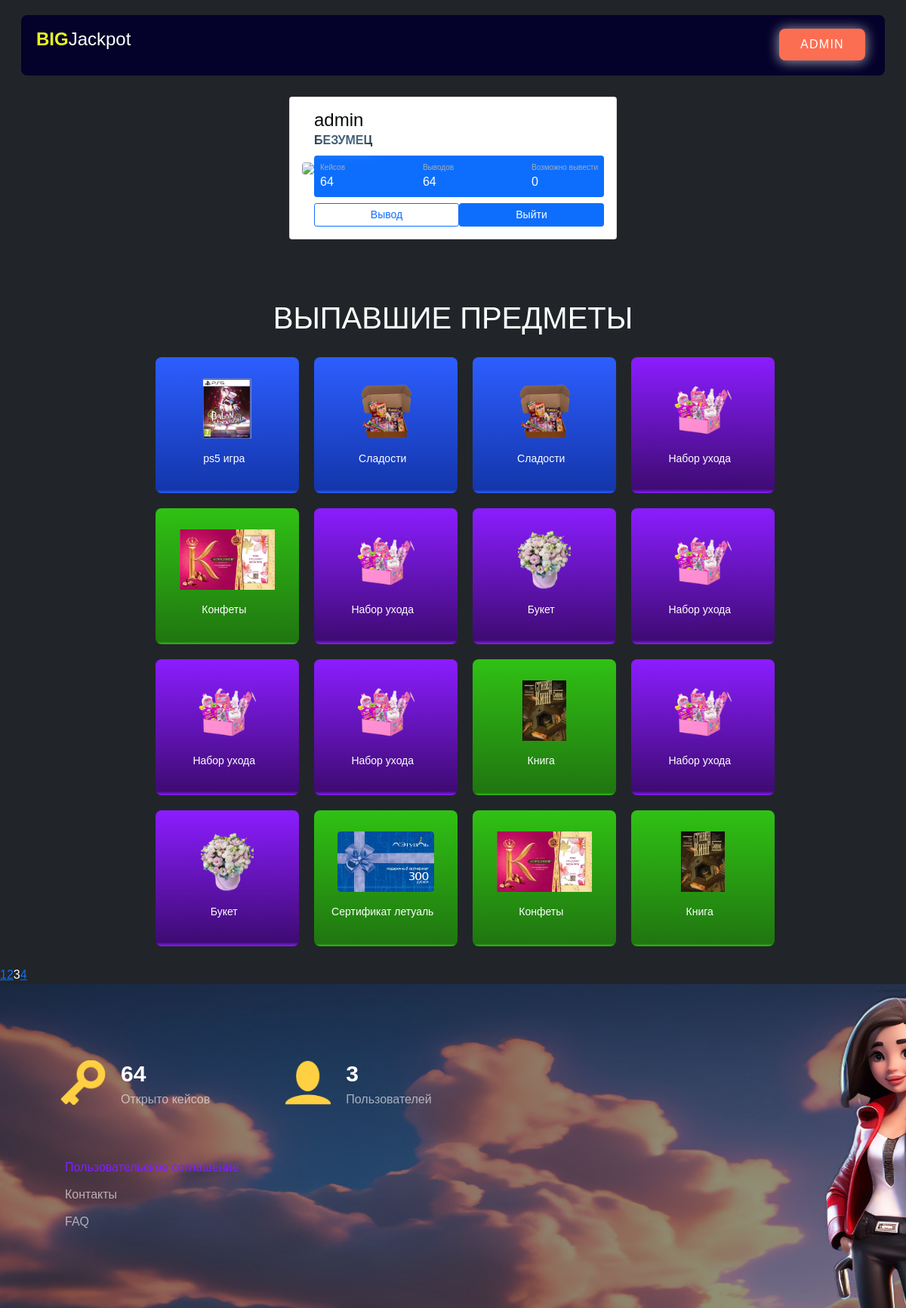
/profile/?page=3 (signed in), run on the app's committed database.
### case/models.py (models this page shows, shortened)
class Item(models.Model):
    name = models.CharField(max_length=100, verbose_name='Наименование')
    img = ResizedImageField(
        verbose_name='Изображение', force_format="WEBP", quality=75, upload_to="items")
    quantity = models.IntegerField(verbose_name='Количество')
    chance = models.FloatField(default=0.0, verbose_name='Шанс выпадения')
    cases = models.ManyToManyField(Case, related_name='items', verbose_name='Кейсы')
    rare = models.IntegerField(choices=[(i, i) for i in range(1, 7)], verbose_name='Редкость', default=1)
    users = models.ManyToManyField(User, through='UserItem')
    class Meta:
        verbose_name = 'Предмет'
        verbose_name_plural = 'Предметы'

### site1/views.py (the view)
# urls.py: path('profile/', profile_view, name='profile'),
@login_required
def profile_view(request):
    user = request.user
    items = Item.objects.filter(users=user).order_by('-useritem__received_at')
    user_items_conclusion_false = UserItem.objects.filter(user=user, conclusion=True).order_by('item__id').count()
    paginator = Paginator(items, 16)
    page_number = request.GET.get('page')
    page_obj = paginator.get_page(page_number)
    user_items_count = items.count()
    total = user_items_count - user_items_conclusion_false
    data = {
        'total'  : total,
        'user_items_count': user_items_count,
        'items_conclusion' : user_items_conclusion_false,
        'page_obj': page_obj
    }
    data['user_items'] = UserItem.objects.all().count()
    data['user_count'] = User.objects.all().count()
    return render(request, 'main/profile.html', context=data)

### templates/main/profile.html (shortened to what this page needs)
<!DOCTYPE html>
<html lang="en">
<head>
    {% load static %}
    <link rel="stylesheet" type="text/css" href="{% static 'css/profile.css' %}">
    <link rel="stylesheet" type="text/css" href="https://cdn.jsdelivr.net/npm/bootstrap@5.0.0-alpha1/dist/css/bootstrap.min.css">
    <link rel="stylesheet" type="text/css" href="https://cdn.jsdelivr.net/npm/bootstrap@5.0.0-alpha1/dist/js/bootstrap.bundle.min.js">
    <link rel="stylesheet" type="text/css" href="https://cdnjs.cloudflare.com/ajax/libs/jquery/3.2.1/jquery.min.js">
    <link rel="stylesheet" type="text/css" href="https://cdnjs.cloudflare.com/ajax/libs/font-awesome/4.7.0/css/font-awesome.min.css">
    <link rel="stylesheet" type="text/css" href="{% static 'css/header.css' %}">
    <link rel="stylesheet" type="text/css" href="{% static 'css/rare.css' %}">
    <link rel="stylesheet" href="{% static 'case/style.css' %}">
    <link rel="stylesheet" type="text/css" href="{% static 'css/style-button.css' %}">
    <link rel="stylesheet" type="text/css" href="{% static 'css/stylesHome.css' %}">
</head>
<body>
    {% include 'main/module/header.html' %}
    <div class="container mt-5 d-flex justify-content-center">
        <div class="card p-3">
            <div class="d-flex align-items-center">
                <div class="image">
            <img src="https://cs14.pikabu.ru/post_img/2023/10/28/2/169845643817422827.jpg" class="rounded" width="155" >
            </div>
            <div class="ml-3 w-100">
               <h4 class="mb-0 mt-0" style="color: black !important;">{{ user.username }}</h4>
               <span class='pouring' style="color: black !important;" >Безумец</span>
               <div class="p-2 mt-2 bg-primary d-flex justify-content-between rounded text-white stats">
                <div class="d-flex flex-column">
                    <span class="articles">Кейсов</span>
                    <span class="number1">{{ user_items_count }}</span>
                </div>
                <div class="d-flex flex-column">
                    <span class="followers">Выводов</span>
                    <span class="number2">{{ items_conclusion }}</span>
                </div>
                <div class="d-flex flex-column">
                    <span class="rating">Возможно вывести</span>
                    <span class="number3">{{ total }}</span>
                </div>
               </div>
               <div class="button mt-2 d-flex flex-row align-items-center">
                <button id="sendMessageBtn" class="btn btn-sm btn-outline-primary w-100">Вывод</button>
                <button class="btn btn-sm btn-primary w-100 ml-2" onclick="location.href='{% url 'logout' %}?next=/profile'">Выйти</button>
               </div>
            </div>
            </div>
        </div>
     </div>
     <div class="info_case">
        <h1>Выпавшие предметы</h1>
        <div class="list_items_mini">
            <ul class="list_new_items">
                {% for item in page_obj %}
                    <li data-item="{{ item.name }}" class="list__item gradient_{{ item.rare }}">
                        <div class="img_items">
                            <img class='img_card' src="{{ item.img.url }}" alt="{{ item.name }}">
                        </div>
                        <div class="title_items">
                            <p>{{ item.name }}</p>
                        </div>
                    </li>
                {% endfor %}
            </ul>
        </div>
    </div>
    <div class="pagination">
        {% for i in page_obj.paginator.page_range %}
        {% if page_obj.number == i %}
        <span class="current-page">{{ i }}</span>
        {% elif i > page_obj.number|add:"-3" and i < page_obj.number|add:"3" %} <a href="?page={{ i }}">{{ i }}</a>
            {% endif %}
            {% endfor %}
    </div>
    {% include 'main/module/footer.html' %}
</body>
</html>

### templates/main/module/header.html
{% load static %}
<header class="top-menu">
    <div class="style-header">
        <a href="/" class="home_link"><p><b>big</b>Jackpot</p></a>
        <div class="button_style">
            {% if request.user.is_authenticated %}
                <a href="{{ settings.SITE_URL }}/profile/">
                    <button id="button" class="style-buttons" type="button">{{ user.username }}</button>
                </a>
            {% else %}
                <a href="{% url 'login' %}">
                    <button id="button" class="style-buttons" type="button">войти</button>
                </a>
            {% endif %}
        </div>
    </div>
</header>

### static/css/profile.css (style rules this page uses)
body { background-color:#B3E5FC; border-radius: 10px; background-color:#212529 !important; }
.card { width: 400px; border: none; border-radius: 10px; margin-top: 10vh; background-color: #fff; }
.stats { background: #f2f5f8 !important; color: #000 !important; }
.articles { font-size:10px; color: #a1aab9; }
.number1 { font-weight:500; }
.followers { font-size:10px; color: #a1aab9; }
.number2 { font-weight:500; }
.rating { font-size:10px; color: #a1aab9; }
.number3 { font-weight:500; }
.pouring { font-size: 16px; font-family: Verdana, sans-serif; font-weight: 900; position: relative; background: white; overflow: hidden; text-transform: uppercase; text-align: center; }
.pouring:before { content: ''; position: absolute; filter: blur(10px); top: 0; left: 0; width: 100%; height: 100%; mix-blend-mode: screen; background-image: repeating-linear-gradient(-45deg, transparent, transparent 1em, #BFE2FF 1em, #337AB7 50%), repeating-linear-gradient(45deg, #337AB7, #337AB7 1em, #FFF 1em, #BFE2FF 50%); background-size: 3em 3em, 2em 2em; animation-name: ani; animation-duration: 10s; animation-timing-function: linear; animation-iteration-count: infinite; animation-direction: alternate; }

### static/css/header.css (style rules this page uses)
body { margin: 0; }
h1 { text-transform: uppercase; color: white; }
.top-menu { display: flex; justify-content: center; }
.style-header { position: fixed; z-index: 999; display: flex; justify-content: space-between; align-items: center; width: 92%; max-height: 80px; height: 100%; border-radius: 8px; margin: 20px 0; padding: 0 20px; background-color: #04022a; }
.style-header p { color: #FFFFFF; font-size: 1.5rem; }
.style-header p b { color: #ebf61b; text-transform: uppercase; }
.button_style { max-height: 45px; height: 100%; max-width: 120px; width: 100%; }
.home_link { text-decoration : none; }

### static/css/rare.css (style rules this page uses)
.gradient, .gradient_6, .gradient_5,.gradient_4, .gradient_3,.gradient_2, .gradient_1 { width: 200px; height: 200px; border-radius: 8px; }
.gradient_4 { background: linear-gradient(0deg, #8b1dff 0%, #3e0b73 3%, #8b1dff 100%); }
.gradient_3 { background: linear-gradient(0deg, #2d5eff 0%, #1336ab 2.5%, #2d5eff 100%); }
.gradient_2 { background: linear-gradient(0deg, #30c114 0%, #207610 2%, #30c114 100%); }

### static/case/style.css (style rules this page uses)
* { margin: 0; padding: 0; font-family: sans-serif; box-sizing: content-box; }
body { min-height: 100vh; background: #12141F; color: white; }
.list__item { display: flex; flex-direction: column; align-items: center; }
.list__item p { font-size: 0.875rem; text-align: center; }
.list_new_items { display: flex; flex-wrap: wrap; justify-content: center; padding-top: 10px; }
.list_new_items li { height: 180px; width: 190px; padding: 10px; margin: 10px; box-sizing: border-box; }
.list_items_mini { display: flex; width: 100%; max-width: 1051px; }
.title_items { align-items: center; display: flex; justify-content: space-between; margin-top: 10px; margin-right: 5%; margin-bottom: 5%; }
.img_items { margin-top: 18px; height: 200px; object-fit: cover; object-position: center; }
.img_card { width: 100%; height: 100%; max-height: 80px; }
.info_case { display: flex; flex-direction: column; align-items: center; margin-top: 10vh; }

### static/css/style-button.css (style rules this page uses)
.style-buttons { padding: 11px 28px; border-radius: 8px; border: none; box-shadow: 0px 1px 16px 1px rgba(255, 255, 255, 0.6); line-height: 1.25; background: #FC6E51; text-decoration: none; color: white; font-size: 1rem; letter-spacing: 0.08em; text-transform: uppercase; transition: background-color .6s ease; overflow: hidden; }

### data on the page
Item: img (picture), name "ps5 игра"
Item: img (picture), name "Сладости"
Item: img (picture), name "Набор ухода"
Item: img (picture), name "Конфеты"
Item: img (picture), name "Букет"
Item: img (picture), name "Книга"
Item: img (picture), name "Сертификат летуаль"

### other printed values
{{ user.username }} "ADMIN"
{{ user.username }} "admin"
{{ user_items_count }} "64"
{{ items_conclusion }} "64"
{{ total }} "0"
{{ i }} "1" "2" "4"
{{ i }} "3"
{{ user_items }} "64"
{{ user_count }} "3"
